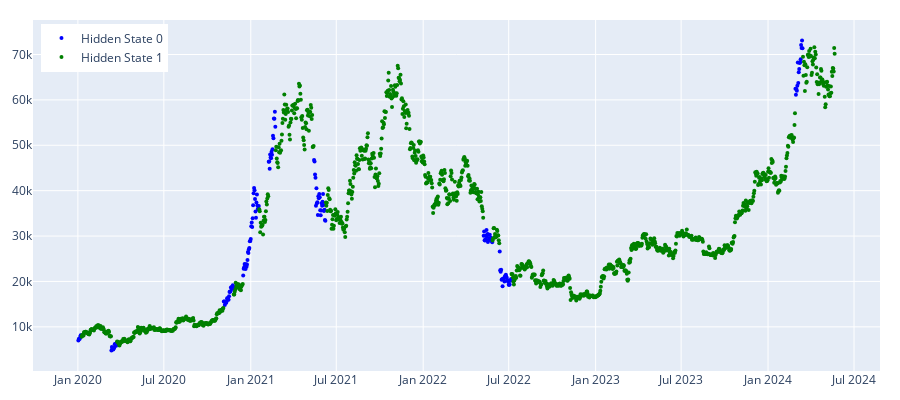

Source (notebook cell):
### Markdown cell above
The graph above presents the distribution of hidden states predicted by the GMM. The model classified 504 observations as hidden state 1, which we attributed to the crash period. Compared with the Agglomerative clustering approach, we see that GMM could detect market regimes much better and with smaller lags. Although better than the Agglomerative clustering results, hidden 1 states are also quite sparse here. It should also be mentioned that both results come from in-sample testing, and as expected, out-of-sample testing may lead to worse results. 

Finally, let us now detect market regimes using HMM and compare the results with the two other approaches. We initialise the model with custom parameters, then plot the predicted hidden states in a graph. The parameters are selected based on the best outcome from several experiments.

### Code cell
params = {'n_components':2, 'covariance_type':"full", 'random_state':100}

hmm_model = regime_detection.get_regimes_hmm(prices_array, params)
hmm_states = hmm_model.predict(prices_array)
plot_hidden_states(np.array(hmm_states), prices[[f'{trading_instrument}']])

### Figure 1 — Plotly figure (JSON) as saved in the notebook; plotly's stock layout.template omitted (floating-point values rounded to 4 significant figures; data arrays with more than 128 entries replaced by an {"elided": "..."} marker saying what was removed)
{"data": [{"marker": {"color": "blue", "size": 4}, "mode": "markers", "name": "Hidden State 0", "type": "scatter", "x": {"elided": "174 str values"}, "y": {"elided": "174 float values"}}, {"marker": {"color": "green", "size": 4}, "mode": "markers", "name": "Hidden State 1", "type": "scatter", "x": {"elided": "1428 str values"}, "y": {"elided": "1428 float values"}}], "layout": {"height": 400, "legend": {"x": 0.01, "xanchor": "left", "y": 0.99, "yanchor": "top"}, "margin": {"b": 20, "l": 20, "r": 20, "t": 20}, "width": 900}}
